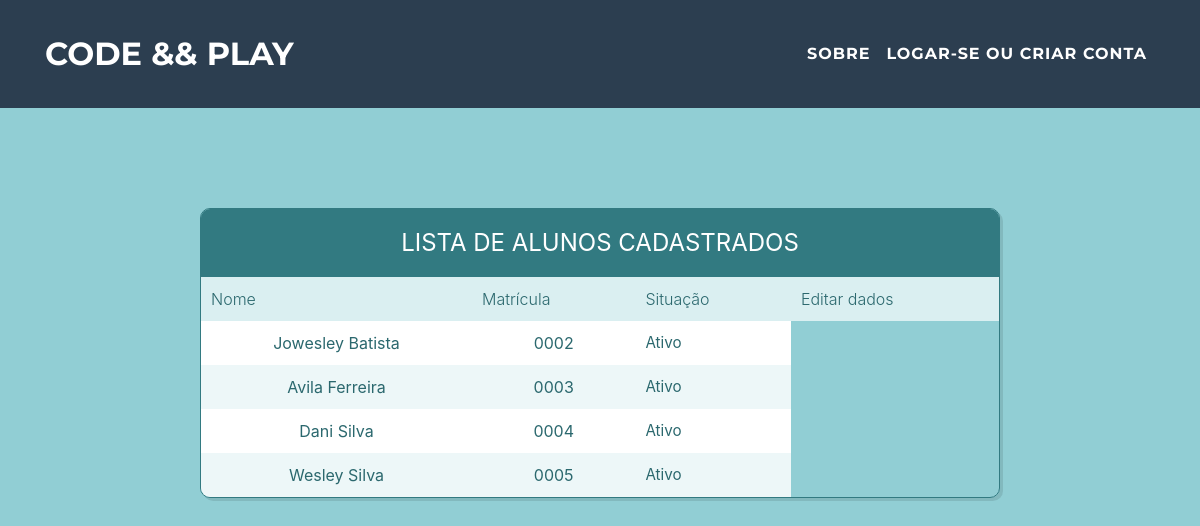
The page /professor/listarAlunos.php on the database its author committed.
### tables this page shows
create table Aluno (
id int AUTO_INCREMENT,
id_turma int,
id_professor int,
matricula varchar(20),
nome varchar(50),
email varchar(40),
senha varchar(100),
situacao tinyint(1),
pontuacao int,
nivel tinyint(1),
data_Alteracao timestamp default current_timestamp,
primary key(id),
foreign key(id_professor) references Professor(id)
);

### src/professor/listarAlunos.php (the view, shortened to what this page needs)
<!DOCTYPE html>
<html lang="pt" >
<head>
  <link rel="stylesheet" href="https://cdnjs.cloudflare.com/ajax/libs/normalize/5.0.0/normalize.min.css">
</head>
<body>
  <?php
    require ($_SERVER["DOCUMENT_ROOT"].'/imports.php');
   ?>
   <br><br><br><br><br>
  <div class="table-users">
   <div class="header">Lista de alunos cadastrados</div>
      <table cellspacing="0">
      <tr>
         <th>Nome</th>
         <th>Matrícula</th>
         <th>Situação</th>
         <th>Editar dados</th>
      </tr>
<?php
  require ($_SERVER["DOCUMENT_ROOT"].'/conexao.php');
   $resultado = $conexao->query("select nome, matricula, situacao from Aluno");
  foreach($resultado as $linha){
?>
      <tr>
         <?="<td>".$linha['nome']."</td>";?>
         <?="<td>".$linha['matricula']."</td>";?>
         <?php
          if ($linha['situacao'] == 1) {
         ?>
         <td>Ativo</td>
         <?php
          }else{
        ?>
        <td>Inativo</td>
        <?php
          }
       ?>
      </tr>
      <?php
          }
       ?>
   </table>
</div>
</body>
</html>

### src/css/style.css (style rules this page uses)
body { background-color: #91ced4; }
.header { background-color: #327a81; color: white; font-size: 1.5em; padding: 1rem; text-align: center; text-transform: uppercase; }
.table-users { border: 1px solid #327a81; border-radius: 10px; -webkit-box-shadow: 3px 3px 0 rgba(0, 0, 0, 0.1); box-shadow: 3px 3px 0 rgba(0, 0, 0, 0.1); max-width: calc(100% - 2em); margin: 1em auto; overflow: hidden; width: 800px; }
table { width: 100%; }
table td, table th { color: #2b686e; padding: 10px; }
table td { text-align: center; vertical-align: middle; }
table td:last-child { font-size: 0.95em; line-height: 1.4; text-align: left; }
table th { background-color: #daeff1; font-weight: 300; }
table tr:nth-child(2n) { background-color: white; }
table tr:nth-child(2n+1) { background-color: #edf7f8; }

### rows shown on the page
aluno: nome "Jowesley Batista", matricula "0002", situacao "Ativo"
aluno: nome "Avila Ferreira", matricula "0003", situacao "Ativo"
aluno: nome "Dani Silva", matricula "0004", situacao "Ativo"
aluno: nome "Wesley Silva", matricula "0005", situacao "Ativo"
